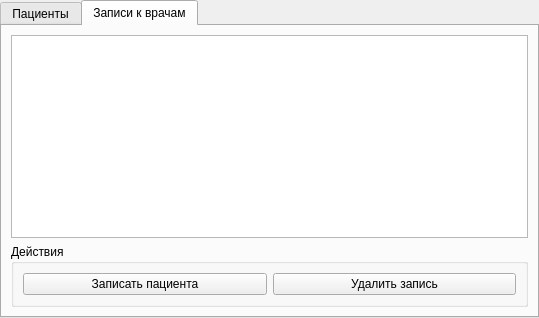
<?xml version="1.0" encoding="UTF-8"?>
<ui version="4.0">
 <class>RegistratorPage</class>
 <widget class="QWidget" name="RegistratorPage">
  <property name="geometry">
   <rect>
    <x>0</x>
    <y>0</y>
    <width>539</width>
    <height>318</height>
   </rect>
  </property>
  <property name="windowTitle">
   <string>Form</string>
  </property>
  <layout class="QGridLayout" name="gridLayout_2">
   <property name="leftMargin">
    <number>0</number>
   </property>
   <property name="topMargin">
    <number>0</number>
   </property>
   <property name="rightMargin">
    <number>0</number>
   </property>
   <property name="bottomMargin">
    <number>0</number>
   </property>
   <item row="0" column="0">
    <widget class="QTabWidget" name="TabWidget">
     <property name="currentIndex">
      <number>1</number>
     </property>
     <widget class="QWidget" name="PatientsTab">
      <attribute name="icon">
       <iconset resource="../../icons.qrc">
        <normaloff>:/Forms/Icons/Forms/Icons/patient.svg</normaloff>:/Forms/Icons/Forms/Icons/patient.svg</iconset>
      </attribute>
      <attribute name="title">
       <string>Пациенты</string>
      </attribute>
      <layout class="QGridLayout" name="gridLayout_3">
       <item row="2" column="0" colspan="3">
        <widget class="QGroupBox" name="groupBox_2">
         <property name="title">
          <string>Действия</string>
         </property>
         <layout class="QGridLayout" name="gridLayout_6">
          <item row="0" column="2">
           <widget class="QPushButton" name="RemovePatientButton">
            <property name="enabled">
             <bool>false</bool>
            </property>
            <property name="text">
             <string>Удалить</string>
            </property>
            <property name="icon">
             <iconset resource="../../icons.qrc">
              <normaloff>:/Forms/Icons/Forms/Icons/remove.svg</normaloff>:/Forms/Icons/Forms/Icons/remove.svg</iconset>
            </property>
           </widget>
          </item>
          <item row="0" column="0">
           <widget class="QPushButton" name="AddPatientButton">
            <property name="text">
             <string>Добавить</string>
            </property>
            <property name="icon">
             <iconset resource="../../icons.qrc">
              <normaloff>:/Forms/Icons/Forms/Icons/add.svg</normaloff>:/Forms/Icons/Forms/Icons/add.svg</iconset>
            </property>
           </widget>
          </item>
          <item row="0" column="1">
           <widget class="QPushButton" name="EditPatientButton">
            <property name="text">
             <string>Редактировать</string>
            </property>
            <property name="icon">
             <iconset resource="../../icons.qrc">
              <normaloff>:/Forms/Icons/Forms/Icons/edit.svg</normaloff>:/Forms/Icons/Forms/Icons/edit.svg</iconset>
            </property>
           </widget>
          </item>
         </layout>
        </widget>
       </item>
       <item row="1" column="0" colspan="3">
        <widget class="QTableWidget" name="PatientTableWidget"/>
       </item>
      </layout>
     </widget>
     <widget class="QWidget" name="AppointmentsTab">
      <attribute name="icon">
       <iconset resource="../../icons.qrc">
        <normaloff>:/Forms/Icons/Forms/Icons/time.svg</normaloff>:/Forms/Icons/Forms/Icons/time.svg</iconset>
      </attribute>
      <attribute name="title">
       <string>Записи к врачам</string>
      </attribute>
      <layout class="QGridLayout" name="gridLayout_4">
       <item row="1" column="0" colspan="2">
        <widget class="QGroupBox" name="groupBox">
         <property name="title">
          <string>Действия</string>
         </property>
         <layout class="QGridLayout" name="gridLayout_5">
          <item row="0" column="0">
           <widget class="QPushButton" name="AddAppointmentButton">
            <property name="text">
             <string>Записать пациента</string>
            </property>
            <property name="icon">
             <iconset resource="../../icons.qrc">
              <normaloff>:/Forms/Icons/Forms/Icons/add.svg</normaloff>:/Forms/Icons/Forms/Icons/add.svg</iconset>
            </property>
           </widget>
          </item>
          <item row="0" column="1">
           <widget class="QPushButton" name="RemoveAppointmentButton">
            <property name="enabled">
             <bool>true</bool>
            </property>
            <property name="text">
             <string>Удалить запись</string>
            </property>
            <property name="icon">
             <iconset resource="../../icons.qrc">
              <normaloff>:/Forms/Icons/Forms/Icons/remove.svg</normaloff>:/Forms/Icons/Forms/Icons/remove.svg</iconset>
            </property>
           </widget>
          </item>
         </layout>
        </widget>
       </item>
       <item row="0" column="0" colspan="2">
        <widget class="QTableWidget" name="AppointmentsTableWidget"/>
       </item>
      </layout>
     </widget>
    </widget>
   </item>
  </layout>
 </widget>
 <resources>
  <include location="../../icons.qrc"/>
 </resources>
 <connections>
  <connection>
   <sender>AddPatientButton</sender>
   <signal>clicked()</signal>
   <receiver>RegistratorPage</receiver>
   <slot>addPatientButton()</slot>
   <hints>
    <hint type="sourcelabel">
     <x>107</x>
     <y>273</y>
    </hint>
    <hint type="destinationlabel">
     <x>269</x>
     <y>158</y>
    </hint>
   </hints>
  </connection>
  <connection>
   <sender>EditPatientButton</sender>
   <signal>clicked()</signal>
   <receiver>RegistratorPage</receiver>
   <slot>editPatientButton()</slot>
   <hints>
    <hint type="sourcelabel">
     <x>268</x>
     <y>273</y>
    </hint>
    <hint type="destinationlabel">
     <x>269</x>
     <y>158</y>
    </hint>
   </hints>
  </connection>
  <connection>
   <sender>RemovePatientButton</sender>
   <signal>clicked()</signal>
   <receiver>RegistratorPage</receiver>
   <slot>removePatientButton()</slot>
   <hints>
    <hint type="sourcelabel">
     <x>429</x>
     <y>273</y>
    </hint>
    <hint type="destinationlabel">
     <x>269</x>
     <y>158</y>
    </hint>
   </hints>
  </connection>
  <connection>
   <sender>AddAppointmentButton</sender>
   <signal>clicked()</signal>
   <receiver>RegistratorPage</receiver>
   <slot>addAppointmentButton()</slot>
   <hints>
    <hint type="sourcelabel">
     <x>147</x>
     <y>273</y>
    </hint>
    <hint type="destinationlabel">
     <x>269</x>
     <y>158</y>
    </hint>
   </hints>
  </connection>
  <connection>
   <sender>RemoveAppointmentButton</sender>
   <signal>clicked()</signal>
   <receiver>RegistratorPage</receiver>
   <slot>removeAppointmentButton()</slot>
   <hints>
    <hint type="sourcelabel">
     <x>389</x>
     <y>273</y>
    </hint>
    <hint type="destinationlabel">
     <x>269</x>
     <y>158</y>
    </hint>
   </hints>
  </connection>
 </connections>
 <slots>
  <slot>addPatientButton()</slot>
  <slot>editPatientButton()</slot>
  <slot>removePatientButton()</slot>
  <slot>addAppointmentButton()</slot>
  <slot>removeAppointmentButton()</slot>
 </slots>
</ui>
